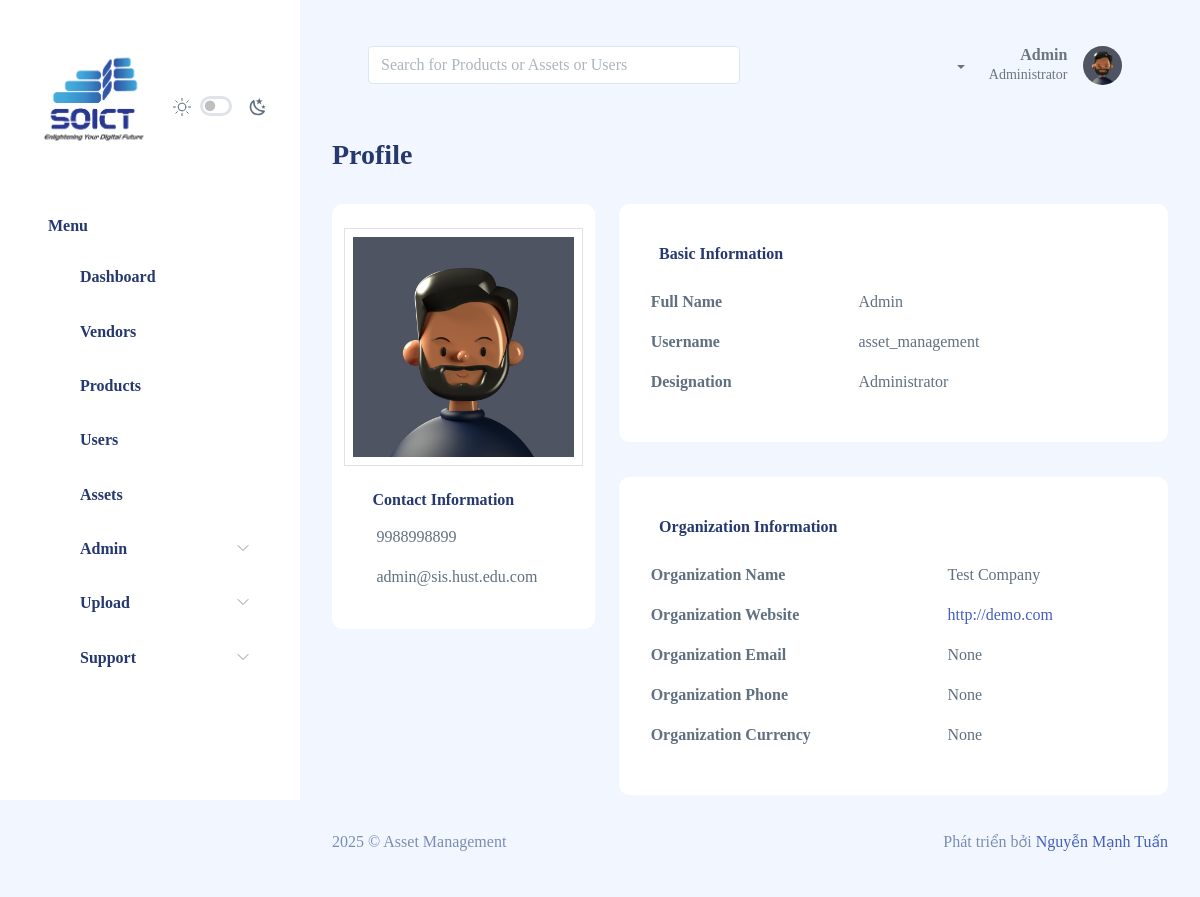
The page /profile (signed in) on the database as committed earlier.
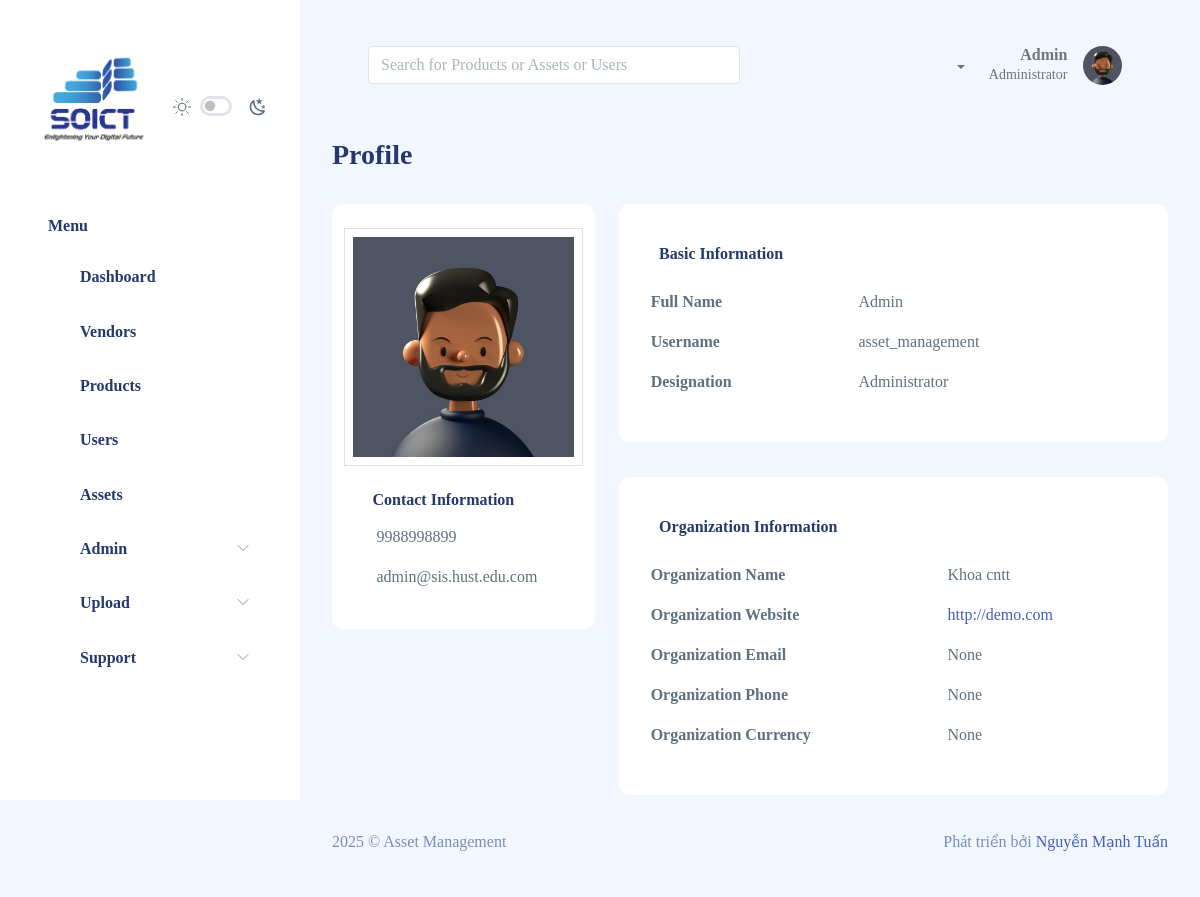
The same page on the database as committed later.
### authentication/models.py (models this page shows, shortened)
class User(AbstractBaseUser, PermissionsMixin, TimeStampModel, SoftDeleteModel):
    id = models.UUIDField(primary_key=True, default=uuid.uuid4, editable=False)
    email = models.EmailField(max_length=255, unique=True)
    username = models.CharField(max_length=255 , blank=True, null=True)
    full_name = models.CharField(max_length=255, blank=True, null=True)
    phone = models.CharField(max_length=255, blank=True, null=True)
    profile_pic = ResizedImageField(upload_to=path_and_rename, blank=True, null=True)
    employee_id = models.CharField(max_length=45, blank=True, null=True)
    is_active = models.BooleanField(default=False)
    is_staff = models.BooleanField(default=False)
    organization = models.ForeignKey(Organization, models.DO_NOTHING, blank=True, null=True)
    address = models.ForeignKey(Address, models.DO_NOTHING, blank=True, null=True)
    location = models.ForeignKey(Location, models.DO_NOTHING, blank=True, null=True)
    department = models.ForeignKey(Department, models.DO_NOTHING, blank=True, null=True)
    access_level = models.BooleanField(choices=BOOL_CHOICES,default=False)
    role = models.ForeignKey(Role, models.DO_NOTHING, related_name='role', blank=True, null=True)
    objects = UserManager()
    history = HistoricalRecords()
    USERNAME_FIELD = 'email'
    REQUIRED_FIELDS = ['full_name', 'phone', 'username']

### dashboard/models.py (models this page shows, shortened)
class TimeStampModel(models.Model):
    status = models.BooleanField(default=True)
    created_at = models.DateTimeField(auto_now_add = True)
    updated_at = models.DateTimeField(auto_now = True)
    created_by = models.CharField(max_length=255, blank=True, null=True)
    updated_by = models.CharField(max_length=255, blank=True, null=True)
    class Meta:
        abstract = True

class Organization(TimeStampModel):
    id = models.UUIDField(primary_key=True, default=uuid.uuid4, editable=False)
    name = models.CharField(max_length=255, blank=True, null=True)
    website = models.CharField(max_length=255, blank=True, null=True)
    email = models.CharField(max_length=255, blank=True, null=True)
    phone = models.CharField(max_length=255, blank=True, null=True)
    currency = models.CharField(max_length=255, blank=True, null=True)
    date_format = models.CharField(max_length=255, blank=True, null=True)
    logo = ResizedImageField(upload_to=path_and_rename, blank=True, null=True)
    history = HistoricalRecords()

### authentication/views.py (the view)
# urls.py: path('profile', views.profile, name='profile'),
@login_required
def profile(request):
    context = {'profile': True, 'title': 'Profile'}
    return render(request, 'auth/profile.html', context=context)

### templates/auth/profile.html (shortened to what the changed rows need)
{% extends 'layouts/main-layout.html' %}
{% load static %}
{% block content %}
<div class="page-content">
    <section class="row">
        <div class="col-12 col-lg-4">
            <div class="card">
                <div class="card-body">
                    <div class="row gallery">
                        <div class="col-12 mb-2 py-2 px-2 border">
                        {% if user.profile_pic %}
                            <img class="w-100 active" src="{{request.user.profile_pic.url}}">
                        {% else %}
                            <img class="w-100 active" src="{% static 'assets/images/faces/1.jpg' %}">
                        {% endif %}
                        </div>
                        <h6 class="my-3">
                            <i class="bi bi-person-badge"></i>
                            <span>Contact Information</span>
                        </h6>
                        <p><i class="bi bi-telephone-fill"></i>&nbsp; {{request.user.phone}}</p>
                        <p><i class="bi bi-envelope-fill"></i>&nbsp; {{request.user.email}}</p>
                    </div>
                </div>
            </div>
        </div>
        <div class="col-12 col-lg-8">
            <div class="card">
                <div class="card-body">
                    <table class="table table-borderless">
                        <tr>
                            <td><b>Full Name</b></td>
                            <td>{{request.user.full_name}}</td>
                        </tr>
                        {% if request.user.username %}
                            <tr>
                                <td><b>Username</b></td>
                                <td>{{request.user.username}}</td>
                            </tr>
                        {% endif %}
                    </table>
                </div>
            </div>
            {% if request.user.is_superuser %}
                <div class="card">
                    <div class="card-body">
                        <h6 class="my-3">
                            <i class="bi bi-building"></i>
                            <span>Organization Information</span>
                            <button type="button" class="btn float-end"
                                hx-get="{% url 'authentication:organization_info_update' %}" hx-target="#update-organization-modal-content"
                                data-bs-toggle="modal" data-bs-target="#update-organization-modal"
                            > <i class="bi bi-pencil-fill"></i> </button>
                        </h6>
                        <table class="table table-borderless">
                            <tr>
                                <td><b>Organization Name</b></td>
                                <td>{{request.user.organization.name}}</td>
                            </tr>
                            <tr>
                                <td><b>Organization Website</b></td>
                                <td>{{request.user.organization.website|urlize}}</td>
                            </tr>
                            <tr>
                                <td><b>Organization Email</b></td>
                                <td>{{request.user.organization.email}}</td>
                            </tr>
                            <tr>
                                <td><b>Organization Phone</b></td>
                                <td>{{request.user.organization.phone}}</td>
                            </tr>
                            <tr>
                                <td><b>Organization Currency</b></td>
                                <td>{{request.user.organization.currency}}</td>
                            </tr>
                        </table>
                    </div>
                </div>
            {% endif %}
        </div>
    </section>
</div>
{% endblock content %}

### templates/commons/header.html (shortened to what this page needs)
{% load static %}
<!DOCTYPE html>
<html lang="en">
<head>
    <link rel="stylesheet" href="{% static 'assets/css/main/app.css' %}" />
    <link rel="stylesheet" href="{% static 'assets/css/main/app-dark.css' %}" />
    <link rel="stylesheet" href="{% static 'assets/css/shared/iconly.css' %}" />
    <link rel="stylesheet" href="{% static 'assets/css/pages/simple-datatables.css' %}" />
    <link rel="stylesheet" href="https://cdn.jsdelivr.net/npm/toastify-js/src/toastify.min.css" />
</head>
<body>
    <div id="app">
        {% include 'commons/sidebar.html' %}
        <div id="main">
            <header class="mb-3">
                <nav class="navbar navbar-expand navbar-light pt-0">
                    <div class="container-fluid d-flex align-items-center">
                         {% if perms.authentication.view_users or perms.authentication.delete_users or perms.authentication.edit_users or perms.authentication.add_users %}
                            <form class="d-flex flex-grow-1 me-3" role="search" onsubmit="performSearch(); return false;" style="max-width: 380px;">
                                <input id="global-search" class="form-control me-2 w-100" type="search" placeholder="Search for Products or Assets or Users" aria-label="Search"/>
                            </form>
                        {% else %}
                            <form class="d-flex flex-grow-1 me-3" role="search" onsubmit="performSearch(); return false;" style="max-width: 380px;">
                                <input id="global-search" class="form-control me-2 w-100" type="search" placeholder="Search for Products or Assets" aria-label="Search"/>
                            </form>
                        {% endif %}
                        <div class="d-flex align-items-center ms-auto">
                            <ul class="navbar-nav mb-0 me-3 ">
                                <li class="nav-item dropdown">
                                    <a class="nav-link active dropdown-toggle text-gray-600" href="#" data-bs-toggle="dropdown" aria-expanded="false">
                                        <i class="bi bi-bell bi-sub fs-4"></i>
                                    </a>
                                </li>
                            </ul>
                            <div class="dropdown">
                                <a href="#" data-bs-toggle="dropdown" aria-expanded="false">
                                    <div class="user-menu d-flex">
                                        <div class="user-name text-end me-3">
                                            <h6 class="mb-0 text-gray-600">{{request.user.full_name}}</h6>
                                            <p class="mb-0 text-sm text-gray-600">
                                                {% if request.user.is_superuser %} Administrator {% else %} {{request.user.role}} {% endif %}
                                            </p>
                                        </div>
                                        <div class="user-img d-flex align-items-center">
                                            <div class="avatar avatar-md">
                                                {% if request.user.profile_pic %}
                                                    <img src="{{request.user.profile_pic.url}}" />
                                                {% else %}
                                                    <img src="{% static 'assets/images/faces/1.jpg' %}" />
                                                {% endif %}
                                            </div>
                                        </div>
                                    </div>
                                </a>
                            </div>
                        </div>
                    </div>
                </nav>
            </header>

Rows that differ between the two databases and show on the page:
changed User "Admin": user.organization.name "Test Company" → "Khoa cntt"
